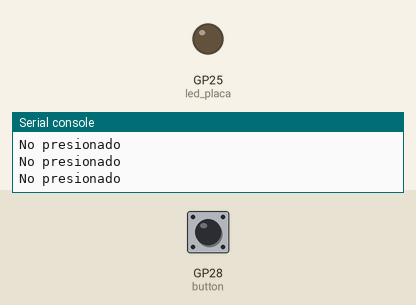
A program run on a simulated Raspberry Pi Pico running MicroPython. Shown: output pins drawn as LEDs (lit = HIGH), the last lines printed to the serial console. Inputs (shaded band) come from the test bench; at power-on: GP28 (button) LOW.

Above: at 1.2 s.
1.3 s: GP28 (button) pulled HIGH for 1 s
At 2.3 s:
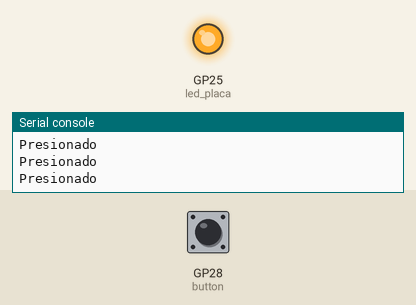
4.0 s: GP28 (button) pulled HIGH for 3.2 s
At 7.7 s:
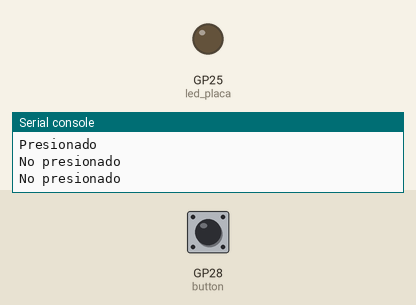
Timing chart, 0 to 9.2 s (numbered marks = the images above; inputs shaded):
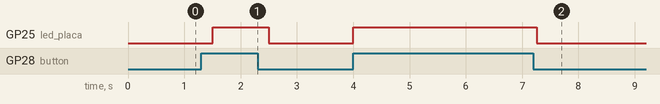

The program:

5-_digital_IN.py
```python
"""
File:        digital_IN.py
Dispositivo: Raspberry Pi Pico -RP2040-
Autor:       Cristhofer Patzán
Compilador:  Thonny V3.3.13

Programa:    Syntaxis y comandos básicos
Hardware:    Raspberry Pi Pico -RP2040-
Creación:    3 de diciembre de 2021
modificado:  3 de diciembre de 2021
"""
import utime       #para delays
import machine     #Libreria que traduce python para cargar al uC
                   #Para saber funciones disponibles ingresar en la shell/consola --> help(machine)

                   #GPIO, entrada/output, PULL_DOWN/PULL_UP
button = machine.Pin(28, machine.Pin.IN, machine.Pin.PULL_DOWN) #Todos los GPIO tiene la resistencia para la conf.
led_placa = machine.Pin(25, machine.Pin.OUT)

while True:

    #print(button.value()) #imprimo el estado del push
    led_placa.value(button.value())
    utime.sleep(0.25)

    if button.value() == 1:
        print("Presionado")
    else:
        print("No presionado")
```

Measured:
- after the input at 1.3 s, GP25 (led_placa): LOW → HIGH after 0.20 s, → LOW 1.0 s later
- after the input at 4.0 s, GP25 (led_placa): LOW → HIGH at once, → LOW 3.3 s later
